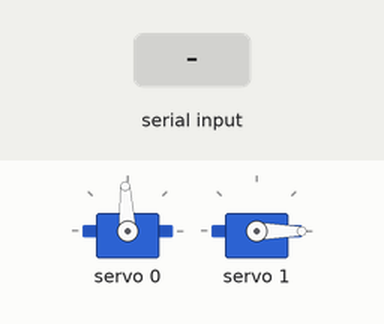
This sketch was run on a simulated Arduino Uno, built with avr-gcc and run on an emulated ATmega328P. Parts: 2 × servo. Inputs (shaded band) come from the test bench.

Above: at 1.2 s.
1.3 s: "90,45\n" received over Serial
At 2.3 s:
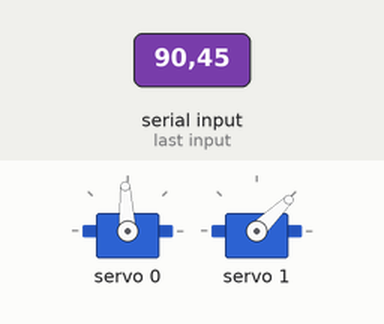
2.8 s: "30,150\n" received over Serial
At 3.4 s:
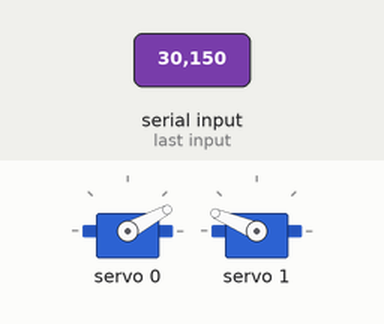
4.3 s: "1,90\n" received over Serial
At 5.7 s:
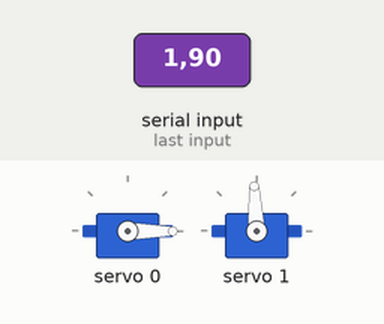
Timing chart, 0 to 7.3 s (numbered marks = the images above; inputs shaded):
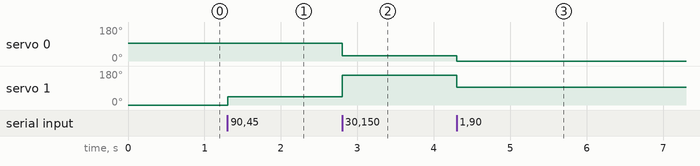

The sketch:

gimbal_arduino.ino
```cpp
// Two-servo gimbal that points at a plane
// p5.js sends a line of text like "123,45" (pan,tilt), both 0 to 180,
// about 30 times a second. p5.js does the smoothing, so we just move there
//
// Uses a PCA9685 servo board (e.g. the Adafruit 16-channel PWM/Servo driver)
// Install "Adafruit PWM Servo Driver Library" from the Library Manager
//
// Wiring:
//   board SDA -> Arduino SDA, SCL -> SCL, VCC -> 5V, GND -> GND
//   pan servo (turns left/right)  -> channel 0
//   tilt servo (looks up/down)    -> channel 1
//   servo power: a separate 5V supply into the board's V+ screw terminal

#include <Wire.h>
#include <Adafruit_PWMServoDriver.h>

Adafruit_PWMServoDriver servoBoard = Adafruit_PWMServoDriver();  // default address 0x40

const int PAN_CHANNEL = 0;
const int TILT_CHANNEL = 1;

// pulse lengths in microseconds for 0 and 180 degrees
// if your servos don't reach the ends, or buzz at the ends, adjust these
const int SERVO_MIN_US = 500;
const int SERVO_MAX_US = 2500;

void setup() {
  Serial.begin(115200);  // must match baudRate in the p5.js sketch
  Serial.setTimeout(50); // don't wait long for numbers that never arrive
  servoBoard.begin();
  servoBoard.setOscillatorFrequency(27000000);
  servoBoard.setPWMFreq(50);  // servos expect 50 pulses a second
  delay(10);
  moveServo(PAN_CHANNEL, 90);
  moveServo(TILT_CHANNEL, 0);

}

void loop() {
  // read "pan,tilt" whenever a new line arrives

  if (Serial.available() > 0) {
    int pan = Serial.parseInt();   // reads the number before the comma
    int tilt = Serial.parseInt();  // reads the number after the comma
    if (Serial.read() == '\n') {   // only use it if the whole line arrived
      // if your pan servo turns the wrong way, use: moveServo(PAN_CHANNEL, 180 - pan);
      moveServo(PAN_CHANNEL, pan);
      moveServo(TILT_CHANNEL, tilt);
    }
  }
}

// like servo.write(angle), but for a channel on the servo board
void moveServo(int channel, int angle) {
  angle = constrain(angle, 0, 180);
  int pulse = map(angle, 0, 180, SERVO_MIN_US, SERVO_MAX_US);
  servoBoard.writeMicroseconds(channel, pulse);
}
```

Measured:
- after the input at 1.3 s, servo 1: 0° → 44° at once
- after the input at 2.8 s, servo 0: 93° → 28° at once; servo 1: 44° → 157° at once
- after the input at 4.3 s, servo 0: 28° → 0° at once; servo 1: 157° → 93° at once
